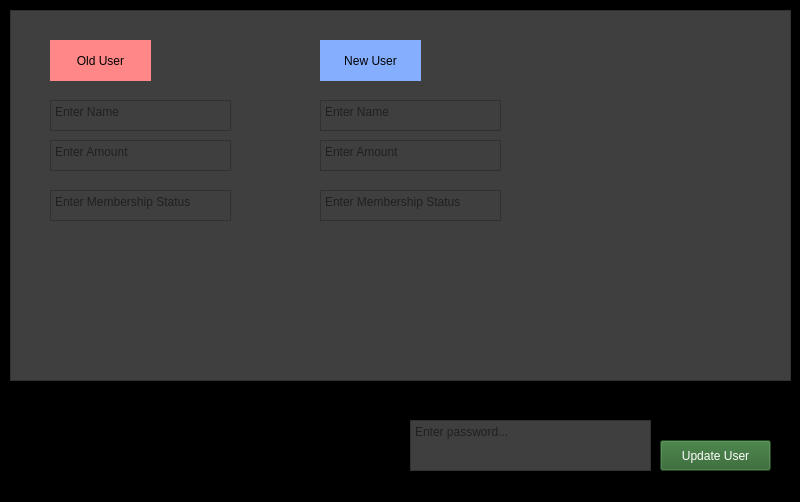
<?xml version="1.0" encoding="UTF-8"?>
<ui version="4.0">
 <class>Widget</class>
 <widget class="QWidget" name="Widget">
  <property name="geometry">
   <rect>
    <x>0</x>
    <y>0</y>
    <width>800</width>
    <height>502</height>
   </rect>
  </property>
  <property name="windowTitle">
   <string>Bank Manager</string>
  </property>
  <property name="autoFillBackground">
   <bool>false</bool>
  </property>
  <property name="styleSheet">
   <string notr="true">background-color: rgb(0, 0, 0);</string>
  </property>
  <widget class="QPushButton" name="btnUpdateUser">
   <property name="geometry">
    <rect>
     <x>660</x>
     <y>440</y>
     <width>111</width>
     <height>31</height>
    </rect>
   </property>
   <property name="autoFillBackground">
    <bool>false</bool>
   </property>
   <property name="styleSheet">
    <string notr="true">
background-color: rgb(42, 97, 42);
color: rgb(255, 255, 255);</string>
   </property>
   <property name="text">
    <string>Update User</string>
   </property>
  </widget>
  <widget class="QFrame" name="frame">
   <property name="geometry">
    <rect>
     <x>10</x>
     <y>10</y>
     <width>781</width>
     <height>371</height>
    </rect>
   </property>
   <property name="styleSheet">
    <string notr="true">background-color: rgb(63, 63, 63);
</string>
   </property>
   <property name="frameShape">
    <enum>QFrame::StyledPanel</enum>
   </property>
   <property name="frameShadow">
    <enum>QFrame::Raised</enum>
   </property>
   <widget class="QLabel" name="lblOldUser">
    <property name="geometry">
     <rect>
      <x>40</x>
      <y>30</y>
      <width>101</width>
      <height>41</height>
     </rect>
    </property>
    <property name="sizePolicy">
     <sizepolicy hsizetype="Ignored" vsizetype="Ignored">
      <horstretch>0</horstretch>
      <verstretch>0</verstretch>
     </sizepolicy>
    </property>
    <property name="layoutDirection">
     <enum>Qt::LeftToRight</enum>
    </property>
    <property name="styleSheet">
     <string notr="true">color: rgb(0, 0, 0);
background-color: rgb(255, 135, 135);
font: 18pt &quot;.AppleSystemUIFont&quot;;</string>
    </property>
    <property name="text">
     <string>Old User</string>
    </property>
    <property name="scaledContents">
     <bool>false</bool>
    </property>
    <property name="alignment">
     <set>Qt::AlignCenter</set>
    </property>
   </widget>
   <widget class="QLabel" name="lblNewUser">
    <property name="geometry">
     <rect>
      <x>310</x>
      <y>30</y>
      <width>101</width>
      <height>41</height>
     </rect>
    </property>
    <property name="styleSheet">
     <string notr="true">color: rgb(0, 0, 0);
font: 18pt &quot;.AppleSystemUIFont&quot;;
background-color: rgb(133, 174, 255);</string>
    </property>
    <property name="text">
     <string>New User</string>
    </property>
    <property name="alignment">
     <set>Qt::AlignCenter</set>
    </property>
   </widget>
   <widget class="QTextEdit" name="txtEditOldName">
    <property name="geometry">
     <rect>
      <x>40</x>
      <y>90</y>
      <width>181</width>
      <height>31</height>
     </rect>
    </property>
    <property name="styleSheet">
     <string notr="true">border-color: rgb(0, 0, 0);</string>
    </property>
    <property name="placeholderText">
     <string>Enter Name</string>
    </property>
   </widget>
   <widget class="QTextEdit" name="txtEditOldAmount">
    <property name="geometry">
     <rect>
      <x>40</x>
      <y>130</y>
      <width>181</width>
      <height>31</height>
     </rect>
    </property>
    <property name="styleSheet">
     <string notr="true">border-color: rgb(0, 0, 0);</string>
    </property>
    <property name="placeholderText">
     <string>Enter Amount</string>
    </property>
   </widget>
   <widget class="QTextEdit" name="txtEditOldMembershipStatus">
    <property name="geometry">
     <rect>
      <x>40</x>
      <y>180</y>
      <width>181</width>
      <height>31</height>
     </rect>
    </property>
    <property name="styleSheet">
     <string notr="true">border-color: rgb(0, 0, 0);</string>
    </property>
    <property name="placeholderText">
     <string>Enter Membership Status</string>
    </property>
   </widget>
   <widget class="QTextEdit" name="txtEditNewName">
    <property name="geometry">
     <rect>
      <x>310</x>
      <y>90</y>
      <width>181</width>
      <height>31</height>
     </rect>
    </property>
    <property name="styleSheet">
     <string notr="true">border-color: rgb(0, 0, 0);</string>
    </property>
    <property name="placeholderText">
     <string>Enter Name</string>
    </property>
   </widget>
   <widget class="QTextEdit" name="txtEditNewAmount">
    <property name="geometry">
     <rect>
      <x>310</x>
      <y>130</y>
      <width>181</width>
      <height>31</height>
     </rect>
    </property>
    <property name="styleSheet">
     <string notr="true">border-color: rgb(0, 0, 0);</string>
    </property>
    <property name="placeholderText">
     <string>Enter Amount</string>
    </property>
   </widget>
   <widget class="QTextEdit" name="txtEditNewMembershipStatus">
    <property name="geometry">
     <rect>
      <x>310</x>
      <y>180</y>
      <width>181</width>
      <height>31</height>
     </rect>
    </property>
    <property name="styleSheet">
     <string notr="true">border-color: rgb(0, 0, 0);</string>
    </property>
    <property name="placeholderText">
     <string>Enter Membership Status</string>
    </property>
   </widget>
  </widget>
  <widget class="QTextEdit" name="txtEditPassword">
   <property name="geometry">
    <rect>
     <x>410</x>
     <y>420</y>
     <width>241</width>
     <height>51</height>
    </rect>
   </property>
   <property name="styleSheet">
    <string notr="true">background-color: rgb(63, 63, 63);
</string>
   </property>
   <property name="placeholderText">
    <string>Enter password...</string>
   </property>
  </widget>
  <zorder>frame</zorder>
  <zorder>btnUpdateUser</zorder>
  <zorder>txtEditPassword</zorder>
 </widget>
 <resources/>
 <connections/>
</ui>
